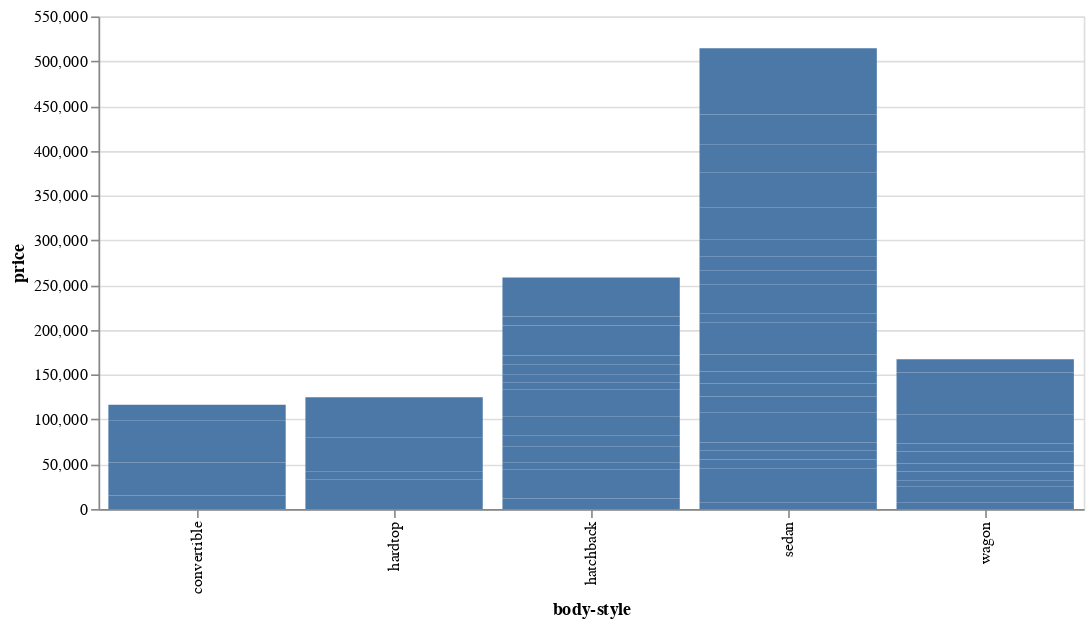

Notebook source saved alongside this figure:
### Code cell
# prompt: Using dataframe grouped_data: generate bar plot from gr_style

import altair as alt
alt.Chart(grouped_data).mark_bar().encode(x='body-style', y='price').properties(width=600)

### Figure 1 — Vega-Lite specification as saved in the notebook (floating-point values rounded to 4 significant figures)
{"config": {"view": {"continuousWidth": 400, "continuousHeight": 300}}, "data": {"name": "data-04900077cdf00ceffaf7a1949fc0566f"}, "mark": "bar", "encoding": {"x": {"field": "body-style", "type": "nominal"}, "y": {"field": "price", "type": "quantitative"}}, "width": 600, "$schema": "https://vega.github.io/schema/vega-lite/v4.17.0.json", "datasets": {"data-04900077cdf00ceffaf7a1949fc0566f": [{"body-style": "convertible", "wheel-base": 88.6, "price": 15000.0}, {"body-style": "convertible", "wheel-base": 89.5, "price": 37030.0}, {"body-style": "convertible", "wheel-base": 94.5, "price": 11600.0}, {"body-style": "convertible", "wheel-base": 96.6, "price": 35060.0}, {"body-style": "convertible", "wheel-base": 98.4, "price": 17670.0}, {"body-style": "hardtop", "wheel-base": 89.5, "price": 33280.0}, {"body-style": "hardtop", "wheel-base": 95.1, "price": 8249.0}, {"body-style": "hardtop", "wheel-base": 98.4, "price": 9762.0}, {"body-style": "hardtop", "wheel-base": 106.7, "price": 28180.0}, {"body-style": "hardtop", "wheel-base": 112.0, "price": 45400.0}, {"body-style": "hatchback", "wheel-base": 86.6, "price": 6667.0}, {"body-style": "hatchback", "wheel-base": 88.4, "price": 5151.0}, {"body-style": "hatchback", "wheel-base": 91.3, "price": 18450.0}, {"body-style": "hatchback", "wheel-base": 93.0, "price": 7689.0}, {"body-style": "hatchback", "wheel-base": 93.1, "price": 6028.0}, {"body-style": "hatchback", "wheel-base": 93.3, "price": 7603.0}, {"body-style": "hatchback", "wheel-base": 93.7, "price": 6358.0}, {"body-style": "hatchback", "wheel-base": 94.5, "price": 11480.0}, {"body-style": "hatchback", "wheel-base": 95.3, "price": 13020.0}, {"body-style": "hatchback", "wheel-base": 95.7, "price": 6920.0}, {"body-style": "hatchback", "wheel-base": 95.9, "price": 13540.0}, {"body-style": "hatchback", "wheel-base": 96.0, "price": 11050.0}, {"body-style": "hatchback", "wheel-base": 96.1, "price": 9895.0}, {"body-style": "hatchback", "wheel-base": 96.3, "price": 9229.0}, {"body-style": "hatchback", "wheel-base": 96.5, "price": 8495.0}, {"body-style": "hatchback", "wheel-base": 97.2, "price": 8949.0}, {"body-style": "hatchback", "wheel-base": 98.4, "price": 10610.0}, {"body-style": "hatchback", "wheel-base": 98.8, "price": 10230.0}, {"body-style": "hatchback", "wheel-base": 99.1, "price": 15010.0}, {"body-style": "hatchback", "wheel-base": 99.2, "price": 18400.0}, {"body-style": "hatchback", "wheel-base": 99.5, "price": 10300.0}, {"body-style": "hatchback", "wheel-base": 102.4, "price": 10620.0}, {"body-style": "hatchback", "wheel-base": 102.7, "price": 16500.0}, {"body-style": "hatchback", "wheel-base": 102.9, "price": 16280.0}, {"body-style": "sedan", "wheel-base": 93.1, "price": 7045.0}, {"body-style": "sedan", "wheel-base": 93.7, "price": 7432.0}, {"body-style": "sedan", "wheel-base": 94.3, "price": 6785.0}, {"body-style": "sedan", "wheel-base": 94.5, "price": 7765.0}, {"body-style": "sedan", "wheel-base": 95.7, "price": 7958.0}, {"body-style": "sedan", "wheel-base": 96.3, "price": 8434.0}, {"body-style": "sedan", "wheel-base": 96.5, "price": 9945.0}, {"body-style": "sedan", "wheel-base": 97.0, "price": 10250.0}, {"body-style": "sedan", "wheel-base": 97.2, "price": 8602.0}, {"body-style": "sedan", "wheel-base": 97.3, "price": 8561.0}, {"body-style": "sedan", "wheel-base": 98.8, "price": 9845.0}, {"body-style": "sedan", "wheel-base": 99.1, "price": 15430.0}, {"body-style": "sedan", "wheel-base": 99.4, "price": 17450.0}, {"body-style": "sedan", "wheel-base": 99.8, "price": 14600.0}, {"body-style": "sedan", "wheel-base": 100.4, "price": 13530.0}, {"body-style": "sedan", "wheel-base": 101.2, "price": 18860.0}, {"body-style": "sedan", "wheel-base": 102.0, "price": 36000.0}, {"body-style": "sedan", "wheel-base": 102.4, "price": 10180.0}, {"body-style": "sedan", "wheel-base": 103.5, "price": 32210.0}, {"body-style": "sedan", "wheel-base": 104.3, "price": 15780.0}, {"body-style": "sedan", "wheel-base": 104.5, "price": 15690.0}, {"body-style": "sedan", "wheel-base": 104.9, "price": 18310.0}, {"body-style": "sedan", "wheel-base": 105.8, "price": 20790.0}, {"body-style": "sedan", "wheel-base": 107.9, "price": 15360.0}, {"body-style": "sedan", "wheel-base": 108.0, "price": 18150.0}, {"body-style": "sedan", "wheel-base": 109.1, "price": 20490.0}, {"body-style": "sedan", "wheel-base": 110.0, "price": 31220.0}, {"body-style": "sedan", "wheel-base": 113.0, "price": 33900.0}, {"body-style": "sedan", "wheel-base": 115.6, "price": 32890.0}, {"body-style": "sedan", "wheel-base": 120.9, "price": 40960.0}, {"body-style": "wagon", "wheel-base": 94.5, "price": 7674.0}, {"body-style": "wagon", "wheel-base": 95.7, "price": 7865.0}, {"body-style": "wagon", "wheel-base": 96.1, "price": 9295.0}, {"body-style": "wagon", "wheel-base": 96.5, "price": 7295.0}, {"body-style": "wagon", "wheel-base": 96.9, "price": 9854.0}, {"body-style": "wagon", "wheel-base": 97.0, "price": 8830.0}, {"body-style": "wagon", "wheel-base": 100.4, "price": 13340.0}, {"body-style": "wagon", "wheel-base": 103.3, "price": 8921.0}, {"body-style": "wagon", "wheel-base": 104.3, "price": 16290.0}, {"body-style": "wagon", "wheel-base": 104.5, "price": 15750.0}, {"body-style": "wagon", "wheel-base": 105.8, "price": 18920.0}, {"body-style": "wagon", "wheel-base": 110.0, "price": 28250.0}, {"body-style": "wagon", "wheel-base": 114.2, "price": 15020.0}]}}
